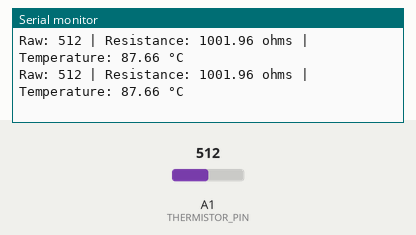
The sketch below on a simulated Arduino Uno, built with avr-gcc and run on an emulated ATmega328P. Shown: the last lines printed to the serial monitor. The inputs (shaded band) are chosen by the test bench; at power-on: A1 (THERMISTOR_PIN) = 512.

Above: at 1.3 s.
1.4 s: A1 (THERMISTOR_PIN) set to 1011
At 1.9 s:
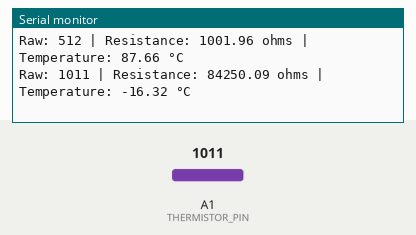
2.9 s: A1 (THERMISTOR_PIN) set to 1023
At 3.4 s:
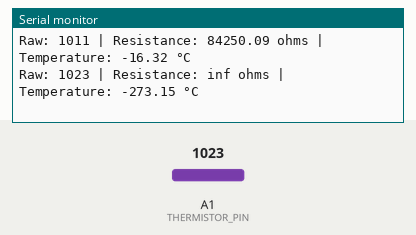
11.0 s: A1 (THERMISTOR_PIN) set to 99
At 11.4 s:
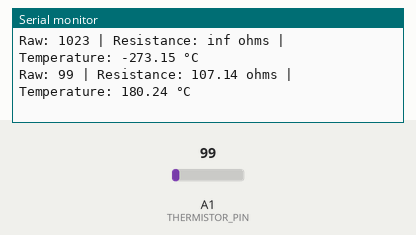
14.0 s: A1 (THERMISTOR_PIN) set to 83
At 14.4 s:
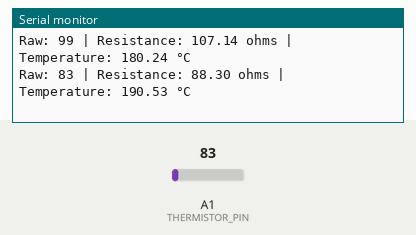
Timing chart, 0 to 17.0 s (numbered marks = the images above; inputs shaded):
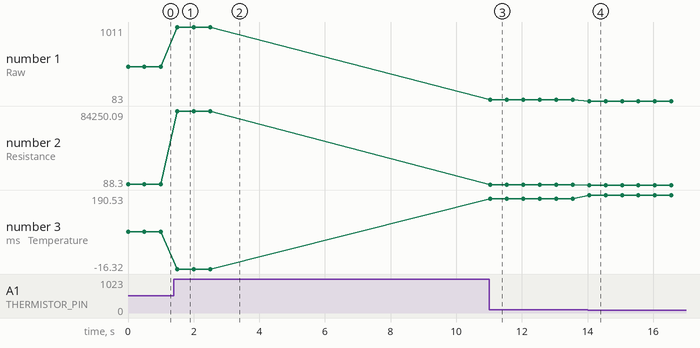

The sketch:

tempsensor.ino
```cpp
#include <math.h>

const int THERMISTOR_PIN = A1;

const float SERIES_RESISTOR = 1000.0;   // 1 kΩ
const float NOMINAL_RESISTANCE = 10000.0; // 10 kΩ at 25°C
const float NOMINAL_TEMPERATURE = 25.0; // °C
const float BETA = 3950.0;
const float ADC_MAX = 1023.0;

void setup() {
  Serial.begin(9600);
}

void loop() {

  int rawValue = analogRead(THERMISTOR_PIN);

  // Voltage at the divider
  float voltage = rawValue * 5.0 / ADC_MAX;

  // For: 5V -> thermistor -> A0 -> 1k resistor -> GND
  float resistance = SERIES_RESISTOR * voltage / (5.0 - voltage);

  // Beta equation
  float steinhart;
  steinhart = resistance / NOMINAL_RESISTANCE;
  steinhart = log(steinhart);
  steinhart /= BETA;
  steinhart += 1.0 / (NOMINAL_TEMPERATURE + 273.15);
  steinhart = 1.0 / steinhart;
  steinhart -= 273.15;

  Serial.print("Raw: ");
  Serial.print(rawValue);

  Serial.print(" | Resistance: ");
  Serial.print(resistance);
  Serial.print(" ohms");

  Serial.print(" | Temperature: ");
  Serial.print(steinhart);
  Serial.println(" °C");

  delay(500);
}
```

Measured:
- the behaviour switches between 1022 and 1023 on A1 (THERMISTOR_PIN) (found by bisection; images 1 and 2)
- after the input at 1.4 s, the serial monitor: prints a new line after 0.11 s (image 1)
- after the input at 2.9 s, the serial monitor: prints a new line after 0.11 s (image 2)
- after the input at 11.0 s, the serial monitor: prints a new line at once (image 3)
- after the input at 14.0 s, the serial monitor: prints a new line after 0.05 s (image 4)
- plotted number 1: 512 → 1011 after the input at 1.4 s, 1011 → 99 after the input at 11.0 s, 99 → 83 after the input at 14.0 s
- plotted number 2: 1001.96 → 84250.09 after the input at 1.4 s, 84250.09 → 107.14 after the input at 11.0 s, 107.14 → 88.3 after the input at 14.0 s
- plotted number 3: 87.66 → -16.32 after the input at 1.4 s, -16.32 → 180.24 after the input at 11.0 s, 180.24 → 190.53 after the input at 14.0 s
